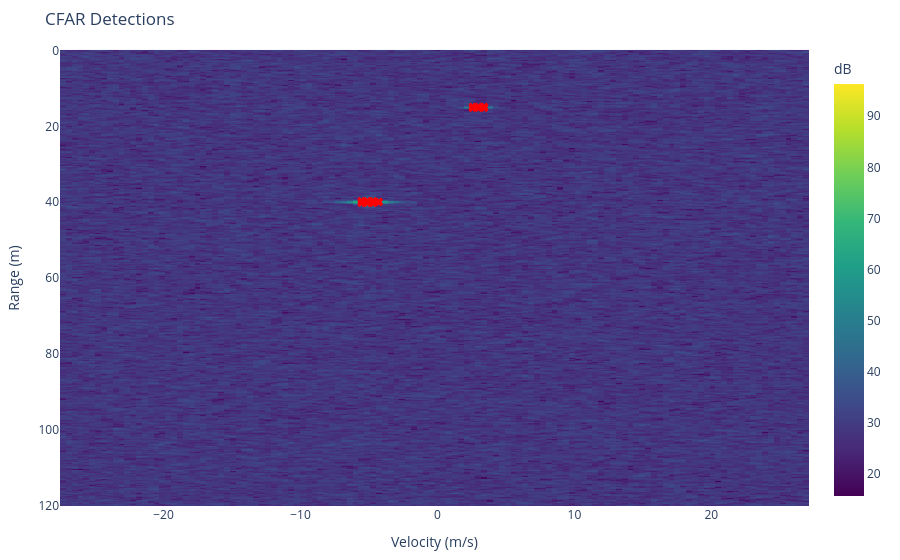

Write notebook code for a chart like this one.
### Markdown cell above
## 6. CFAR detection on Range-Doppler map

### Code cell
det_mask, threshold = pipe.cfar(
    guard_cells=(2, 2),
    train_cells=(8, 8),
    pfa=1e-4,
)

pipe.show(pipe.plotly.detections(rd_map, det_mask, range_axis, doppler_axis))

# List detected targets
ri, di = np.where(det_mask)
print(f"Detections: {len(ri)}")
for r, d in zip(ri[:10], di[:10]):
    print(f"  Range={range_axis[r]:6.1f} m  Velocity={doppler_axis[d]:+6.2f} m/s")

### Figure 1 — Plotly figure (JSON) as saved in the notebook; plotly's stock layout.template omitted (floating-point values rounded to 4 significant figures; data arrays with more than 128 entries replaced by an {"elided": "..."} marker saying what was removed)
{"data": [{"colorbar": {"title": {"text": "dB"}}, "colorscale": [[0, "#440154"], [0.1111, "#482878"], [0.2222, "#3e4989"], [0.3333, "#31688e"], [0.4444, "#26828e"], [0.5556, "#1f9e89"], [0.6667, "#35b779"], [0.7778, "#6ece58"], [0.8889, "#b5de2b"], [1, "#fde725"]], "type": "heatmap", "x": [-27.34, -26.91, -26.49, -26.06, -25.63, -25.21, -24.78, -24.35, -23.92, -23.5, -23.07, -22.64, -22.21, -21.79, -21.36, -20.93, -20.51, -20.08, -19.65, -19.22, -18.8, -18.37, -17.94, -17.52, -17.09, -16.66, -16.23, -15.81, -15.38, -14.95, -14.53, -14.1, -13.67, -13.24, -12.82, -12.39, -11.96, -11.53, -11.11, -10.68, -10.25, -9.826, -9.399, -8.971, -8.544, -8.117, -7.69, -7.263, -6.835, -6.408, -5.981, -5.554, -5.127, -4.699, -4.272, -3.845, -3.418, -2.99, -2.563, -2.136, -1.709, -1.282, -0.8544, -0.4272, 0.0, 0.4272, 0.8544, 1.282, 1.709, 2.136, 2.563, 2.99, 3.418, 3.845, 4.272, 4.699, 5.127, 5.554, 5.981, 6.408, 6.835, 7.263, 7.69, 8.117, 8.544, 8.971, 9.399, 9.826, 10.25, 10.68, 11.11, 11.53, 11.96, 12.39, 12.82, 13.24, 13.67, 14.1, 14.53, 14.95, 15.38, 15.81, 16.23, 16.66, 17.09, 17.52, 17.94, 18.37, 18.8, 19.22, 19.65, 20.08, 20.51, 20.93, 21.36, 21.79, 22.21, 22.64, 23.07, 23.5, 23.92, 24.35, 24.78, 25.21, 25.63, 26.06, 26.49, 26.91], "y": {"elided": "513 float values"}, "z": {"elided": "513x128 float values"}}, {"marker": {"color": "red", "size": 7, "symbol": "x"}, "mode": "markers", "name": "Detections", "type": "scatter", "x": [2.563, 2.99, 3.418, 2.563, 2.99, 3.418, 2.563, 2.99, 3.418, -5.554, -5.127, -4.699, -5.554, -5.127, -4.699, -4.272, -5.554, -5.127, -4.699, -4.272, -5.554, -5.127, -4.699], "y": [14.76, 14.76, 14.76, 14.99, 14.99, 14.99, 15.22, 15.22, 15.22, 39.58, 39.58, 39.58, 39.82, 39.82, 39.82, 39.82, 40.05, 40.05, 40.05, 40.05, 40.28, 40.28, 40.28]}], "layout": {"hovermode": "x unified", "legend": {"itemclick": "toggle", "itemdoubleclick": "toggleothers", "title": {"text": "Click to show/hide"}}, "margin": {"b": 50, "l": 60, "r": 30, "t": 50}, "title": {"text": "CFAR Detections"}, "xaxis": {"title": {"text": "Velocity (m/s)"}}, "yaxis": {"autorange": "reversed", "title": {"text": "Range (m)"}}}}
